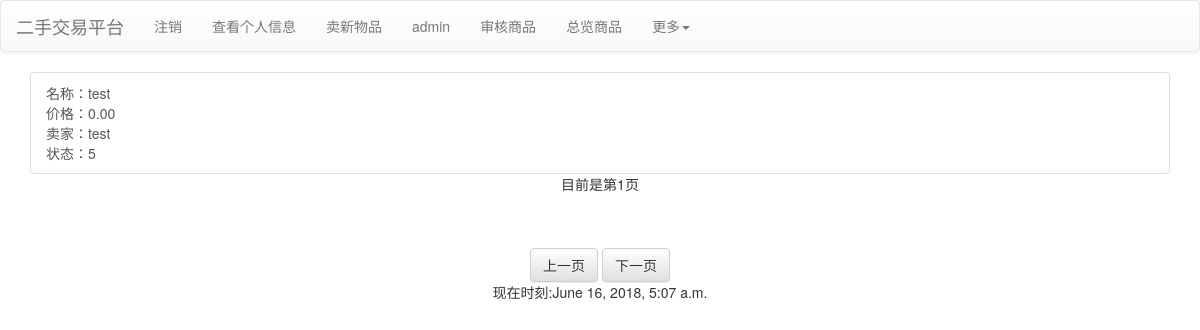
The app's page /checkall (signed in), older data.
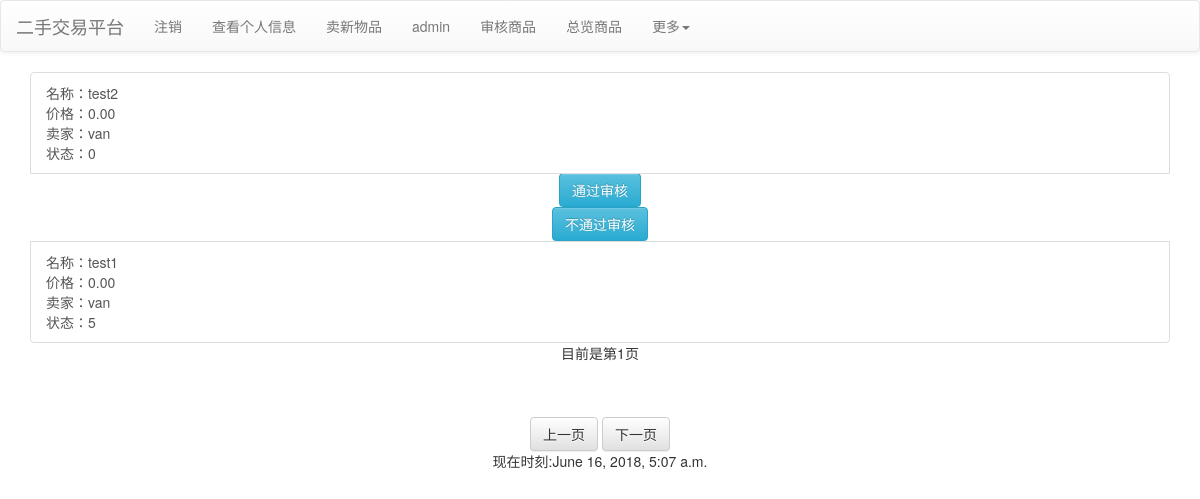
The same page, newer data.
### mainsite/models.py (models this page shows, shortened)
class Product(models.Model):
    seller = models.ForeignKey(Profile,on_delete=models.CASCADE)
    category = models.ForeignKey(Category, null = True, blank = True, on_delete = models.SET_NULL)
    price = models.DecimalField(max_digits = 10, decimal_places = 2, default = 0)
    name = models.CharField(max_length = 32)
    description = models.TextField(default = "暂无简介")
    state = models.IntegerField(default = -1)

class Profile(models.Model):
    user = models.OneToOneField(User, on_delete=models.CASCADE)
    sex = models.IntegerField(default = 0)
    full_name = models.CharField(max_length=32, null=True, blank=True)
    phone = models.CharField(max_length=15, null=True, blank=True)
    address = models.CharField(max_length=256, null=True, blank=True)
    BoundPayment = models.CharField(max_length=32, null=True, blank=True)
    usertype = models.IntegerField(default=0)
    email = models.EmailField(null=True, blank=True)
    email_binding = models.EmailField(null=True, blank=True)
    email_binding_key = models.CharField(max_length=4, null=True, blank=True)
    pay_binding = models.CharField(max_length=32, null=True, blank=True)
    pay_binding_key = models.CharField(max_length=4, null=True, blank=True)
    def __str__(self):
        return self.user.username

### mainsite/views.py (the view)
# urls.py: path('checkall', views.checkall),
@login_required(login_url='/login/')
def checkall(request):
    return controllers.Check_control(request).checkall()

### mainsite/controllers.py (called while the page is built, shortened)
    def checkall(self):
        TheTimeOfNow = datetime.now()
        if not self.request.user.is_authenticated:
            return redirect('/login')
        username = self.request.user.username
        profile_cur = models.Profile.objects.get(user=self.request.user)
        if profile_cur.usertype != 1:
            messages.add_message(self.request, messages.WARNING, "你不是管理员")
            return redirect('/')
        all_products = models.Product.objects.all().order_by("-id")
        paginator_cur = paginator.Paginator(all_products, 5)
        p = self.request.GET.get('p')
        try:
            products = paginator_cur.page(p)
        except paginator.PageNotAnInteger:
            products = paginator_cur.page(1)
        except paginator.EmptyPage:
            products = paginator_cur.page(paginator_cur.num_pages)
        return render(self.request, 'checkall.html', locals())

### templates/checkall.html (shortened to what this page needs)
{% extends "base.html" %}
{% block content %}
<div class="container">
    <div class="row">
        {% for product in products %}
            {% if forloop.first %}
                <div class="container">
            {% endif %}
                    <a href="/product/{{product.id}}" class="list-group-item">
                        名称：{{product.name}}
                        <br />
                        价格：{{product.price}}
                        <br />
                        卖家：{{product.seller}}
                        <br />
                        状态：{{product.state}}
                        <br />
                    </a>
                    {% if product.state <= 0 %}
                    <div class="row" align="center">
                        <form action="/checkall" method="POST">
                            <button class="btn btn-info" type="submit">通过审核</button>
                        </form>
                        <form action="/checkall" method="POST">
                            <button class="btn btn-info" type="submit">不通过审核</button>
                        </form>
                    </div>
                    {% endif %}
            {% if forloop.last %}
                </div>
            {% endif %}
        {% empty %}
            <center><h3>目前没有商品</h3></center>
        {% endfor %}
    </div>
    <div class="row" align="center">
            目前是第{{ products.number }}页
    </div>
    <div class="pagination pagination-centered" style="height: auto;">
    </div>
    <div class="row" align="center">
        {% if products.has_previous %}
            <a class="btn btn-info" href="?p={{ products.previous_page_number }}">
                上一页
            </a>
        {% else %}
            <a class="btn btn-default" href="#">
                上一页
            </a>
        {% endif %}
        {% if products.has_next %}
            <a class="btn btn-info" href="?p={{ products.next_page_number }}">
                下一页
            </a>
        {% else %}
            <a class="btn btn-default " href="#">
                下一页
            </a>
        {% endif %}
    </div>
</div>
{% endblock %}

### templates/base.html (shortened to what this page needs)
<!DOCTYPE html>
<html lang="en">
<head>
    <link href="/static/css/bootstrap.min.css" rel="stylesheet">
    <link href="/static/css/bootstrap-theme.min.css" rel="stylesheet">
    <link href="/static/css/ie10-viewport-bug-workaround.css" rel="stylesheet">
</head>
<body>
{% include "header.html" %}
{% block content %}{% endblock %}
{% include "footer.html" %}
</body>
</html>

### templates/header.html (shortened to what this page needs)
<nav class="navbar navbar-default">
    <div class="container-fluid">
        <div class="navbar-header">
            <a class="navbar-brand" href="/">二手交易平台</a>
        </div>
        <div id="navbar" class="navbar-collapse collapse">
            <ul class="nav navbar-nav">
                {% if username %}
                <li><a href="/logout">注销</a></li>
                <li><a href="/userinfo">查看个人信息</a></li>
                {% else %}
                <li><a href="/login">登录</a></li>
                <li><a href="/accounts/register">注册</a></li>
                {% endif %}
                <li><a href="/product_add">卖新物品</a></li>
                {% if username == "bamboo" %}<li><a href="/admin">admin</a></li>{% endif %}
                {% if profile_cur.usertype == 1 %}<li><a href="/check">审核商品</a></li><li><a href="/checkall">总览商品</a></li>{% endif %}
                <li class="dropdown">
                    <a href="#" class="dropdown-toggle" data-toggle="dropdown" role="button" aria-haspopup="true" aria-expanded="false">更多<span class="caret"></span></a href="#">
                </li>
            </ul>
        </div>
    </div>
</nav>

### templates/footer.html
<p align="center">现在时刻:{{ TheTimeOfNow }}</p>

Row changes from the older to the newer data that the page shows:
removed Product: name "test", price "0.00", seller "test", state "5"
added Product: name "test2", price "0.00", seller "van", state "0"
added Product: name "test1", price "0.00", seller "van", state "5"
